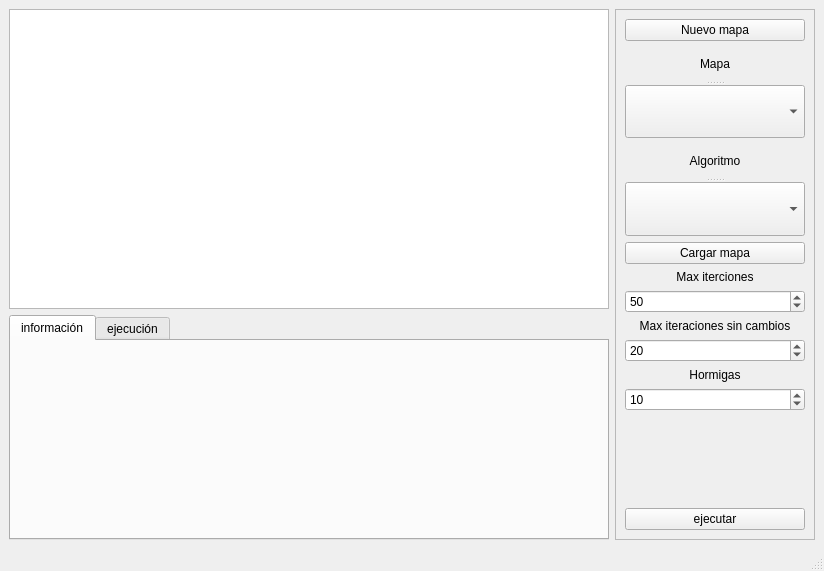
<?xml version="1.0" encoding="UTF-8"?>
<ui version="4.0">
 <class>MainWindow</class>
 <widget class="QMainWindow" name="MainWindow">
  <property name="geometry">
   <rect>
    <x>0</x>
    <y>0</y>
    <width>824</width>
    <height>571</height>
   </rect>
  </property>
  <property name="windowTitle">
   <string>TSP ACO</string>
  </property>
  <widget class="QWidget" name="centralwidget">
   <layout class="QGridLayout" name="gridLayout">
    <item row="1" column="0">
     <widget class="QTabWidget" name="informacionWidget">
      <property name="minimumSize">
       <size>
        <width>0</width>
        <height>200</height>
       </size>
      </property>
      <property name="currentIndex">
       <number>0</number>
      </property>
      <widget class="QWidget" name="infoTab">
       <attribute name="title">
        <string>información</string>
       </attribute>
      </widget>
      <widget class="QWidget" name="ejecucionTab">
       <attribute name="title">
        <string>ejecución</string>
       </attribute>
      </widget>
     </widget>
    </item>
    <item row="0" column="0">
     <widget class="QGraphicsView" name="graphicsView">
      <property name="minimumSize">
       <size>
        <width>300</width>
        <height>300</height>
       </size>
      </property>
     </widget>
    </item>
    <item row="0" column="1" rowspan="2">
     <widget class="QFrame" name="frame">
      <property name="minimumSize">
       <size>
        <width>200</width>
        <height>0</height>
       </size>
      </property>
      <property name="frameShape">
       <enum>QFrame::StyledPanel</enum>
      </property>
      <property name="frameShadow">
       <enum>QFrame::Raised</enum>
      </property>
      <layout class="QVBoxLayout" name="verticalLayout">
       <item>
        <widget class="QPushButton" name="newMapaButton">
         <property name="text">
          <string>Nuevo mapa</string>
         </property>
        </widget>
       </item>
       <item>
        <widget class="QSplitter" name="mapaSelector">
         <property name="orientation">
          <enum>Qt::Vertical</enum>
         </property>
         <widget class="QLabel" name="mapaLabel">
          <property name="text">
           <string>&lt;html&gt;&lt;head/&gt;&lt;body&gt;&lt;p align=&quot;center&quot;&gt;Mapa&lt;/p&gt;&lt;/body&gt;&lt;/html&gt;</string>
          </property>
         </widget>
         <widget class="QComboBox" name="mapaComboBox">
          <property name="sizePolicy">
           <sizepolicy hsizetype="Minimum" vsizetype="Minimum">
            <horstretch>0</horstretch>
            <verstretch>0</verstretch>
           </sizepolicy>
          </property>
         </widget>
        </widget>
       </item>
       <item>
        <widget class="QSplitter" name="algoritmoSelector">
         <property name="orientation">
          <enum>Qt::Vertical</enum>
         </property>
         <widget class="QLabel" name="algoritmoLabel">
          <property name="text">
           <string>&lt;html&gt;&lt;head/&gt;&lt;body&gt;&lt;p align=&quot;center&quot;&gt;Algoritmo&lt;/p&gt;&lt;/body&gt;&lt;/html&gt;</string>
          </property>
         </widget>
         <widget class="QComboBox" name="algoritmoComboBox">
          <property name="sizePolicy">
           <sizepolicy hsizetype="Minimum" vsizetype="Fixed">
            <horstretch>0</horstretch>
            <verstretch>0</verstretch>
           </sizepolicy>
          </property>
         </widget>
        </widget>
       </item>
       <item>
        <widget class="QPushButton" name="cargarMapaButton">
         <property name="text">
          <string>Cargar mapa</string>
         </property>
        </widget>
       </item>
       <item>
        <widget class="QLabel" name="itLabel">
         <property name="text">
          <string>&lt;html&gt;&lt;head/&gt;&lt;body&gt;&lt;p align=&quot;center&quot;&gt;Max iterciones&lt;/p&gt;&lt;/body&gt;&lt;/html&gt;</string>
         </property>
        </widget>
       </item>
       <item>
        <widget class="QSpinBox" name="itSpinBox">
         <property name="minimum">
          <number>1</number>
         </property>
         <property name="maximum">
          <number>1000</number>
         </property>
         <property name="value">
          <number>50</number>
         </property>
        </widget>
       </item>
       <item>
        <widget class="QLabel" name="itSCLabel">
         <property name="text">
          <string>&lt;html&gt;&lt;head/&gt;&lt;body&gt;&lt;p align=&quot;center&quot;&gt;Max iteraciones sin cambios&lt;/p&gt;&lt;/body&gt;&lt;/html&gt;</string>
         </property>
        </widget>
       </item>
       <item>
        <widget class="QSpinBox" name="itSCBox">
         <property name="minimum">
          <number>1</number>
         </property>
         <property name="maximum">
          <number>1000</number>
         </property>
         <property name="value">
          <number>20</number>
         </property>
        </widget>
       </item>
       <item>
        <widget class="QLabel" name="nhLabel">
         <property name="text">
          <string>&lt;html&gt;&lt;head/&gt;&lt;body&gt;&lt;p align=&quot;center&quot;&gt;Hormigas&lt;/p&gt;&lt;/body&gt;&lt;/html&gt;</string>
         </property>
        </widget>
       </item>
       <item>
        <widget class="QSpinBox" name="nhSCBox">
         <property name="minimum">
          <number>1</number>
         </property>
         <property name="maximum">
          <number>50</number>
         </property>
         <property name="value">
          <number>10</number>
         </property>
        </widget>
       </item>
       <item>
        <spacer name="verticalSpacer">
         <property name="orientation">
          <enum>Qt::Vertical</enum>
         </property>
         <property name="sizeHint" stdset="0">
          <size>
           <width>20</width>
           <height>40</height>
          </size>
         </property>
        </spacer>
       </item>
       <item>
        <widget class="QPushButton" name="ejecutarButton">
         <property name="text">
          <string>ejecutar</string>
         </property>
        </widget>
       </item>
      </layout>
     </widget>
    </item>
   </layout>
  </widget>
  <widget class="QMenuBar" name="menubar">
   <property name="geometry">
    <rect>
     <x>0</x>
     <y>0</y>
     <width>824</width>
     <height>25</height>
    </rect>
   </property>
  </widget>
  <widget class="QStatusBar" name="statusbar"/>
 </widget>
 <resources/>
 <connections/>
</ui>
